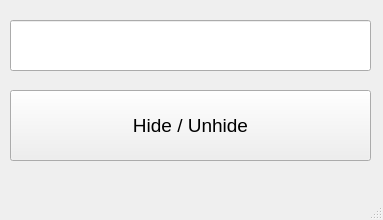
<?xml version="1.0" encoding="UTF-8"?>
<ui version="4.0">
 <class>MainWindow</class>
 <widget class="QMainWindow" name="MainWindow">
  <property name="geometry">
   <rect>
    <x>0</x>
    <y>0</y>
    <width>383</width>
    <height>220</height>
   </rect>
  </property>
  <property name="windowTitle">
   <string>MainWindow</string>
  </property>
  <widget class="QWidget" name="centralwidget">
   <widget class="QPushButton" name="pushButton">
    <property name="geometry">
     <rect>
      <x>10</x>
      <y>90</y>
      <width>361</width>
      <height>71</height>
     </rect>
    </property>
    <property name="font">
     <font>
      <pointsize>14</pointsize>
     </font>
    </property>
    <property name="text">
     <string>Hide / Unhide</string>
    </property>
   </widget>
   <widget class="QLineEdit" name="lineEdit">
    <property name="geometry">
     <rect>
      <x>10</x>
      <y>20</y>
      <width>361</width>
      <height>51</height>
     </rect>
    </property>
   </widget>
  </widget>
  <widget class="QMenuBar" name="menubar">
   <property name="geometry">
    <rect>
     <x>0</x>
     <y>0</y>
     <width>383</width>
     <height>21</height>
    </rect>
   </property>
  </widget>
  <widget class="QStatusBar" name="statusbar"/>
 </widget>
 <resources/>
 <connections/>
</ui>
